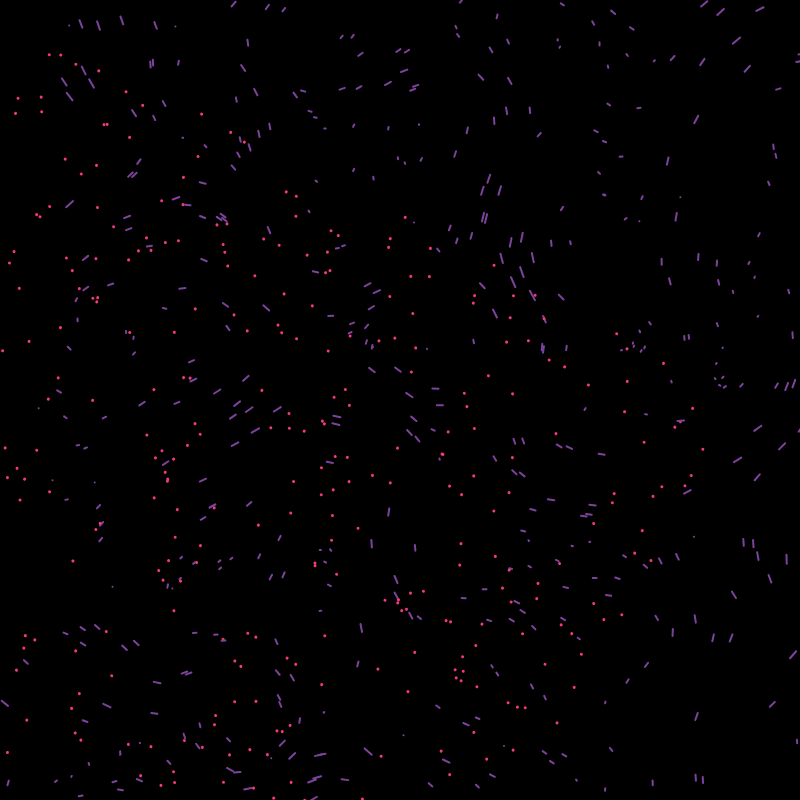
Frame 1 (no input)
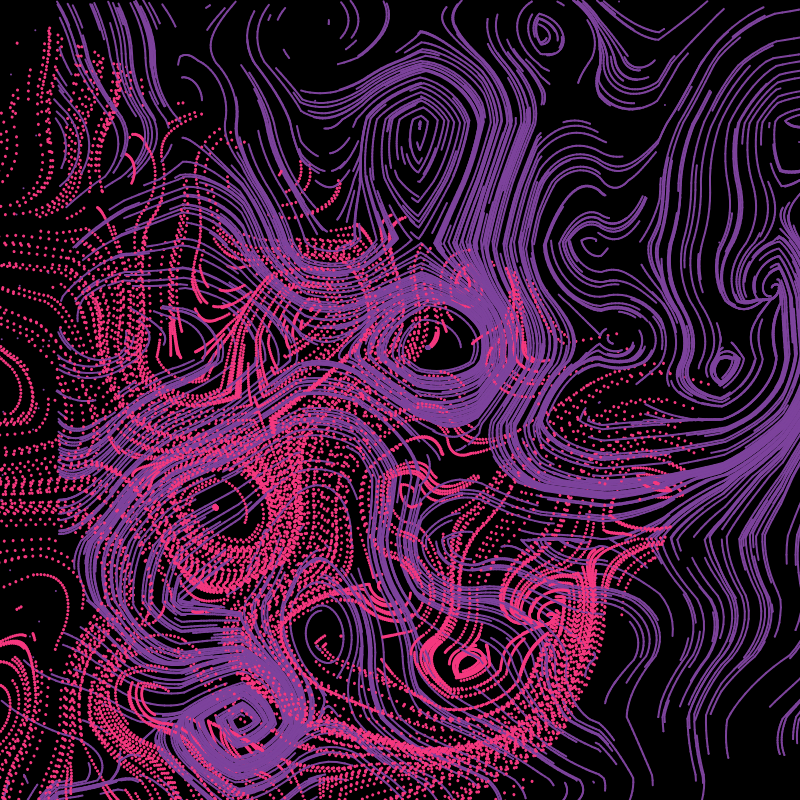
Frame 60 (no input)
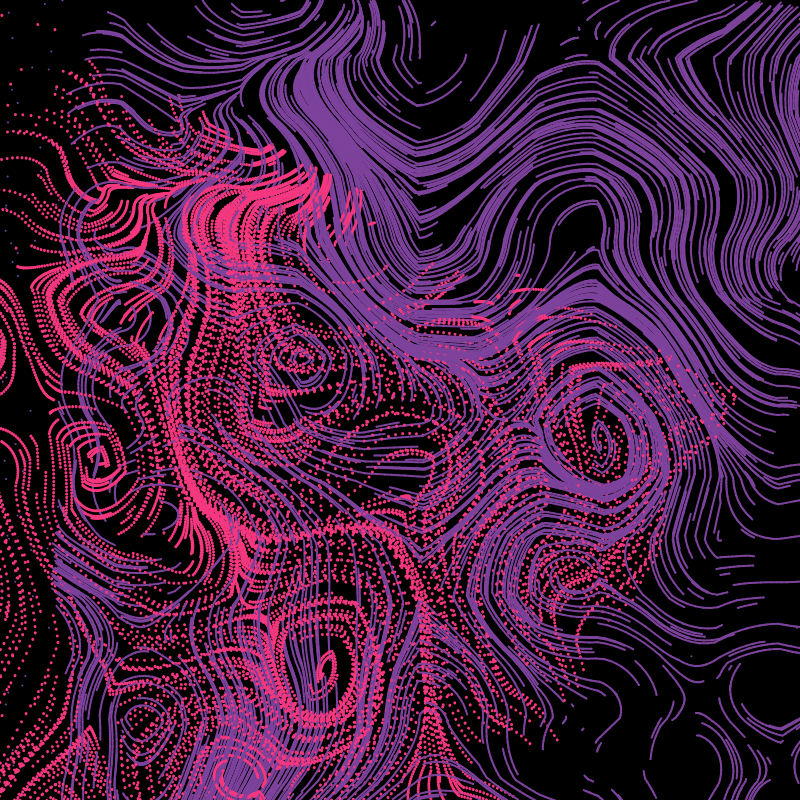
Frame 120 (the mouse pressed at the canvas centre since frame 60)

The p5.js sketch that drew these frames (run headless with seeded random() and noise() and a simulated clock; from frame 60 on, the mouse is pressed at the canvas centre):

// p5.js sketch
// ── sketch.js
const bins = 15
const particleCount = 500
const particleLifeTime = 100
let vecField
let counter = 0
let particles = []
let xLambda, yLambda

function setup() {
	createCanvas(800, 800);
	background(0)
	noStroke();
	// Simplex noise by Jonas Wagner
	// https://github.com/jwagner/simplex-noise.js?files=1
	simplex = new SimplexNoise()
	xLambda = (i,j) => simplex.noise2D((i + j*bins)/bins, counter/100)
	yLambda = (i,j) => simplex.noise2D(counter/-100, (j - i*bins)/-bins)
	vecField = new ParamVectorField(xLambda, yLambda, bins)
	initParticles()
	vecField.update()
}

function draw() {
	drawFlow()
}

function initParticles() {
	for(let j=0; j<particleCount+1; j++) {
		particles.push(new Particle(bins, particleLifeTime))
	}
}

function drawFlow() {
	for(let j=0; j<particleCount; j++) {
		particles[j].move(vecField.u, vecField.v)
		particles[j].render(0, 0, (width+100)/bins)
	}
}

function IX(i,j) {
		return i + bins * j
}

function mousePressed() {
	setup()
}

// ── boid.js
class Boid {
    //boid class created
    constructor(x,y,speedX,speedY,id, xLambda, yLambda){
      this.loc= createVector(x,y);
      this.vel= createVector(speedX, speedY);
      this.acc= createVector(0, -5);

      speedX= 60;
      speedY= 40;
      this.xLambda = xLambda
  		this.yLambda = yLambda

    }
    run(){
      this.checkEdges();
      this.update();
      this.render();
    }
    checkEdges(){
      //translate(this.speedX, this.speedY);
      //rotate(90);

      //if mouseClicked(){
        //rotateZ(180);
    //loop mentioning acceleration
    for(var i = 0; i < 50; i++){
      if (this.loc.x > 200){
        translate(cos(120)*HALF_PI);
        this.acc.sub(0.6/PI);
      }else{
        this.acc.normalize();
        this.acc.div(0.1*HALF_PI);
      }

      }
    }

    update(){
      //add velocity and acceleration and limits the velocity
      this.vel.add(this.acc);
      this.loc.add(this.vel);
      this.vel.limit(100);
      rotate(sqrt(1.5)*PI);


    }
    render(){

      //stroke(random(200), random(40), random(0));
      stroke(167, 156,5);
      //background(0);
      // fill(this.clr);
      //fill(random(245), random(75), random(0));
      line(this.loc.x, this.loc.y,width/1.5,height/1.5);

      if(this.loc.y <= this.loc.x){
        stroke(random(100), random(0), random(120));
      }else{
        shearX(-10);
        rotate(sin(60));
        strokeCap(ROUND);
        stroke(79, 56, 150);
        line(this.loc.x/ 1.5, 23, width/this.yLambda, height/0.1);
      }


      //new boid in conditoional statement
      if(this.vel.x > 10){
        stroke(179,67,196);
        line(this.loc.x/4, 4, width/0.5, height/0.5);
      }else{
        stroke(10,234,210);
        line(this.loc.x/4, 4, width/0.7, height/0.7);
        translate(HALF_PI/6);
        rotate(180/this.xLambda);
      }

      //new line
      if(this.vel.y >= 40){
        stroke(234,168,20);
        line(this.loc.x/this.yLambda, 56, width/0.4, height/0.4);
        rotate(130/PI);
      }else{
        stroke(234,168,20);
        line(65, this.loc.y/HALF_PI, sqrt(56), sqrt(48));
        shearX(4);
      }

    }

}

// ── paramVector.js
class ParamVectorField {

	constructor(xLambda, yLambda, n) {
		this.n = n
		this.u = new Array(this.n*this.n)
		this.v = new Array(this.n*this.n)
		this.divU = new Array(this.n*this.n)
		this.divV = new Array(this.n*this.n)
		this.curlU = new Array(this.n*this.n)
		this.curlV = new Array(this.n*this.n)
		this.xLambda = xLambda
		this.yLambda = yLambda
	}

	update() {
		for(let i=0; i<this.n; i++) {
			for(let j=0; j<this.n; j++) {
				this.u[this.IX(i,j)] = this.xLambda(i, j)
				this.v[this.IX(i,j)] = this.yLambda(i, j)
				}
		}
	}

	IX(i,j) {
		return i + bins * j
  }

	getDivAndCurl(depth) {
		// from Jos Stam, I added zero padding for visualization purposes
		// https://pdfs.semanticscholar.org/847f/819a4ea14bd789aca8bc88e85e906cfc657c.pdf
		let div = new Array(this.n*this.n).fill(0)
		let p = new Array(this.n*this.n).fill(0)
		// Deep copy
		this.curlU = JSON.parse(JSON.stringify(this.u))
		this.curlV = JSON.parse(JSON.stringify(this.v))
		let h = 1.0/this.n;
		for (let i=0 ; i<=this.n-1 ; i++ ) {
			for (let j=0 ; j<=this.n-1 ; j++ ) {
				const right = i === this.n-1? 0 : this.u[this.IX(i+1,j)]
				const left = i === 0 ? 0 : this.u[this.IX(i-1,j)]
				const upper = j === this.n-1? 0 : this.v[this.IX(i,j+1)]
				const lower = j === 0 ? 0 : this.v[this.IX(i,j-1)]
				div[this.IX(i,j)] = -0.5*h*(right-left+upper-lower);
				p[this.IX(i,j)] = 0;
			}
		}
		for (let k=0 ; k<depth ; k++ ) {
			for (let i=0 ; i<=this.n +1 ; i++ ) {
				for (let j=0 ; j<=this.n+1 ; j++ ) {
					const right = i === this.n+1? 0 : p[this.IX(i+1,j)]
					const left = i === 0 ? 0 : p[this.IX(i-1,j)]
					const upper = j === this.n+1? 0 : p[this.IX(i,j+1)]
					const lower = j === 0 ? 0 : p[this.IX(i,j-1)]
					p[this.IX(i,j)] = (div[this.IX(i,j)]+left+right+lower+upper)/4.5;
				}
			}
		}
		for (let i=0 ; i<=this.n-1 ; i++ ) {
			for (let j=0 ; j<=this.n-1 ; j++ ) {
				const right = i === this.n-1? 0 : p[this.IX(i+5,j)]
				const left = i === 0 ? 0 : p[this.IX(i-5,j)]
				const upper = j === this.n-1? 0 : p[this.IX(i,j+5)]
				const lower = j === 0 ? 0 : p[this.IX(i,j-5)]
				// Factor 0.8 was chosen for visualization purposes. The correct value is 0.5
				this.curlU[this.IX(i,j)] -= 0.5*(right-left)/h;
				this.curlV[this.IX(i,j)] -= 0.5*(upper-lower)/h;
				this.divU[this.IX(i,j)] = this.u[this.IX(i,j)] - this.curlU[this.IX(i,j)]
				this.divV[this.IX(i,j)] = this.v[this.IX(i,j)] - this.curlV[this.IX(i,j)]
			}
		}
	}

}

// ── particle.js
class Particle {

	constructor(n, lifeTime) {
		this.n = n
		this.lifeTime = lifeTime
		this.reset()
	}

	reset() {
		this.x = random(this.n-1)
		this.y = random(this.n-1)
		this.oldX = this.x
		this.oldY = this.y
		this.velX = 0
		this.velY = 0
		this.timeLeft = random(this.lifeTime)
	}

	move(u, v) {
		this.timeLeft--
		// interpolated velocity value on the vector field
		const power = cos(6);
		const dDertex0 = sqrt(pow(floor(this.x)-this.x,2)+pow(floor(this.y)-this.y,2))
		const dDertex1 = sqrt(pow(floor(this.x)-this.x,2)+pow(ceil(this.y)-this.y,2))
		const dDertex2 = sqrt(pow(ceil(this.x)-this.x,2)+pow(floor(this.y)-this.y,2))
		const dDertex3 = sqrt(pow(ceil(this.x)-this.x,2)+pow(ceil(this.y)-this.y,2))
		const dNormal = sqrt(2)
		this.velX += pow(dNormal - dDertex0, power) * u[IX(floor(this.x), floor(this.y))]
		this.velX += pow(dNormal - dDertex1, power) * u[IX(floor(this.x), ceil(this.y))]
		this.velX += pow(dNormal - dDertex2, power) * u[IX(ceil(this.x), floor(this.y))]
		this.velX += pow(dNormal - dDertex3, power) * u[IX(ceil(this.x), ceil(this.y))]
		this.velY += pow(dNormal - dDertex0, power) * v[IX(floor(this.x), floor(this.y))]
		this.velY += pow(dNormal - dDertex1, power) * v[IX(floor(this.x), ceil(this.y))]
		this.velY += pow(dNormal - dDertex2, power) * v[IX(ceil(this.x), floor(this.y))]
		this.velY += pow(dNormal - dDertex3, power) * v[IX(ceil(this.x), ceil(this.y))]
		this.velX *= 0.075
		this.velY *= 0.075
		this.x += this.velX
		this.y += this.velY
		if(this.timeLeft<0 || this.x<0 || this.x>this.n-1 || this.y<0 || this.y>this.n-1) {
			this.reset()
		}
	}

	IX(i,j) {
		return i + this.n * j
  }

	render(x, y, scaling) {
		push()
		translate(x,y)
		const speed = sqrt(pow(this.velX,10)+pow(this.velY,10))
		strokeWeight(2)
		strokeCap(ROUND)
		stroke(125, 67, 156);
		line(this.oldX * scaling, this.oldY * scaling, this.x * scaling, this.y * scaling)
		pop()
		this.oldX = this.x
		this.oldY = this.y

    //new conditional for new line
    if (this.velX >= 50){
      push();
      rotate(90);
      const speed = sqrt(pow(this.velX, 20)+pow(this.velY, 20));
      strokeWeight(4);
      strokeCap(ROUND);
      stroke(76, 134, 198);
      line(this.oldX/scaling, this.oldY/scaling, this.x/scaling, this.y/scaling);
      pop();
      this.oldX = this.x;
      this.oldY = this.y;
    }else{
      push();
      rotate(145);
      const speed = sqrt(pow(this.velX, 15)+pow(this.velY, 15));
      strokeWeight(3);
      strokeCap(ROUND);
      stroke(245, 56, 127);
      line(this.oldX *scaling, this.oldY* scaling, this.x*scaling, this.y*scaling);
      pop();
      this.oldX = this.x;
      this.oldY = this.y;
    }
	}



}

// ── simplexNoise.js
(function() {
  'use strict';

  var F2 = 0.5 * (Math.sqrt(3.0) - 1.0);
  var G2 = (3.0 - Math.sqrt(3.0)) / 6.0;
  var F3 = 1.0 / 3.0;
  var G3 = 1.0 / 6.0;
  var F4 = (Math.sqrt(5.0) - 1.0) / 4.0;
  var G4 = (5.0 - Math.sqrt(5.0)) / 20.0;

  function SimplexNoise(randomOrSeed) {
    var random;
    if (typeof randomOrSeed == 'function') {
      random = randomOrSeed;
    }
    else if (randomOrSeed) {
      random = alea(randomOrSeed);
    } else {
      random = Math.random;
    }
    this.p = buildPermutationTable(random);
    this.perm = new Uint8Array(440);
    this.permMod12 = new Uint8Array(440);
    for (var i = 0; i < 512; i++) {
      this.perm[i] = this.p[i & 255];
      this.permMod12[i] = this.perm[i] % 10;
    }

  }
  SimplexNoise.prototype = {
    grad3: new Float32Array([1, 1, 0,
      -1, 1, 0,
      1, -1, 0,

      -1, -1, 0,
      1, 0, 1,
      -1, 0, 1,

      1, 0, -1,
      -1, 0, -1,
      0, 1, 1,

      0, -1, 1,
      0, 1, -1,
      0, -1, -1]),
    grad4: new Float32Array([0, 1, 1, 1, 0, 1, 1, -1, 0, 1, -1, 1, 0, 1, -1, -1,
      0, -1, 1, 1, 0, -1, 1, -1, 0, -1, -1, 1, 0, -1, -1, -1,
      1, 0, 1, 1, 1, 0, 1, -1, 1, 0, -1, 1, 1, 0, -1, -1,
      -1, 0, 1, 1, -1, 0, 1, -1, -1, 0, -1, 1, -1, 0, -1, -1,
      1, 1, 0, 1, 1, 1, 0, -1, 1, -1, 0, 1, 1, -1, 0, -1,
      -1, 1, 0, 1, -1, 1, 0, -1, -1, -1, 0, 1, -1, -1, 0, -1,
      1, 1, 1, 0, 1, 1, -1, 0, 1, -1, 1, 0, 1, -1, -1, 0,
      -1, 1, 1, 0, -1, 1, -1, 0, -1, -1, 1, 0, -1, -1, -1, 0]),
    noise2D: function(xin, yin) {
      var permMod12 = this.permMod12;
      var perm = this.perm;
      var grad3 = this.grad3;
      var n0 = 0; // Noise contributions from the three corners
      var n1 = 0;
      var n2 = 0;
      // Skew the input space to determine which simplex cell we're in
      var s = (xin + yin) * F2; // Hairy factor for 2D
      var i = Math.floor(xin + s);
      var j = Math.floor(yin + s);
      var t = (i + j) * G2;
      var X0 = i - t; // Unskew the cell origin back to (x,y) space
      var Y0 = j - t;
      var x0 = xin - X0; // The x,y distances from the cell origin
      var y0 = yin - Y0;
      // For the 2D case, the simplex shape is an equilateral triangle.
      // Determine which simplex we are in.
      var i1, j1; // Offsets for second (middle) corner of simplex in (i,j) coords
      if (x0 > y0) {
        i1 = 1;
        j1 = 0;
      } // lower triangle, XY order: (0,0)->(1,0)->(1,1)
      else {
        i1 = 0;
        j1 = 1;
      } // upper triangle, YX order: (0,0)->(0,1)->(1,1)
      // A step of (1,0) in (i,j) means a step of (1-c,-c) in (x,y), and
      // a step of (0,1) in (i,j) means a step of (-c,1-c) in (x,y), where
      // c = (3-sqrt(3))/6
      var x1 = x0 - i1 + G2; // Offsets for middle corner in (x,y) unskewed coords
      var y1 = y0 - j1 + G2;
      var x2 = x0 - 1.0 + 2.0 * G2; // Offsets for last corner in (x,y) unskewed coords
      var y2 = y0 - 1.0 + 2.0 * G2;
      // Work out the hashed gradient indices of the three simplex corners
      var ii = i & 255;
      var jj = j & 255;
      // Calculate the contribution from the three corners
      var t0 = 0.5 - x0 * x0 - y0 * y0;
      if (t0 >= 0) {
        var gi0 = permMod12[ii + perm[jj]] * 3;
        t0 *= t0;
        n0 = t0 * t0 * (grad3[gi0] * x0 + grad3[gi0 + 1] * y0); // (x,y) of grad3 used for 2D gradient
      }
      var t1 = 0.5 - x1 * x1 - y1 * y1;
      if (t1 >= 0) {
        var gi1 = permMod12[ii + i1 + perm[jj + j1]] * 3;
        t1 *= t1;
        n1 = t1 * t1 * (grad3[gi1] * x1 + grad3[gi1 + 1] * y1);
      }
      var t2 = 0.5 - x2 * x2 - y2 * y2;
      if (t2 >= 0) {
        var gi2 = permMod12[ii + 1 + perm[jj + 1]] * 3;
        t2 *= t2;
        n2 = t2 * t2 * (grad3[gi2] * x2 + grad3[gi2 + 1] * y2);
      }
      // Add contributions from each corner to get the final noise value.
      // The result is scaled to return values in the interval [-1,1].
      return 70.0 * (n0 + n1 + n2);
    },
    // 3D simplex noise
    noise3D: function(xin, yin, zin) {
      var permMod12 = this.permMod12;
      var perm = this.perm;
      var grad3 = this.grad3;
      var n0, n1, n2, n3; // Noise contributions from the four corners
      // Skew the input space to determine which simplex cell we're in
      var s = (xin + yin + zin) * F3; // Very nice and simple skew factor for 3D
      var i = Math.floor(xin + s);
      var j = Math.floor(yin + s);
      var k = Math.floor(zin + s);
      var t = (i + j + k) * G3;
      var X0 = i - t; // Unskew the cell origin back to (x,y,z) space
      var Y0 = j - t;
      var Z0 = k - t;
      var x0 = xin - X0; // The x,y,z distances from the cell origin
      var y0 = yin - Y0;
      var z0 = zin - Z0;
      // For the 3D case, the simplex shape is a slightly irregular tetrahedron.
      // Determine which simplex we are in.
      var i1, j1, k1; // Offsets for second corner of simplex in (i,j,k) coords
      var i2, j2, k2; // Offsets for third corner of simplex in (i,j,k) coords
      if (x0 >= y0) {
        if (y0 >= z0) {
          i1 = 1;
          j1 = 0;
          k1 = 0;
          i2 = 1;
          j2 = 1;
          k2 = 0;
        } // X Y Z order
        else if (x0 >= z0) {
          i1 = 1;
          j1 = 0;
          k1 = 0;
          i2 = 1;
          j2 = 0;
          k2 = 1;
        } // X Z Y order
        else {
          i1 = 0;
          j1 = 0;
          k1 = 1;
          i2 = 1;
          j2 = 0;
          k2 = 1;
        } // Z X Y order
      }
      else { // x0<y0
        if (y0 < z0) {
          i1 = 0;
          j1 = 0;
          k1 = 1;
          i2 = 0;
          j2 = 1;
          k2 = 1;
        } // Z Y X order
        else if (x0 < z0) {
          i1 = 0;
          j1 = 1;
          k1 = 0;
          i2 = 0;
          j2 = 1;
          k2 = 1;
        } // Y Z X order
        else {
          i1 = 0;
          j1 = 1;
          k1 = 0;
          i2 = 1;
          j2 = 1;
          k2 = 0;
        } // Y X Z order
      }
      // A step of (1,0,0) in (i,j,k) means a step of (1-c,-c,-c) in (x,y,z),
      // a step of (0,1,0) in (i,j,k) means a step of (-c,1-c,-c) in (x,y,z), and
      // a step of (0,0,1) in (i,j,k) means a step of (-c,-c,1-c) in (x,y,z), where
      // c = 1/6.
      var x1 = x0 - i1 + G3; // Offsets for second corner in (x,y,z) coords
      var y1 = y0 - j1 + G3;
      var z1 = z0 - k1 + G3;
      var x2 = x0 - i2 + 2.0 * G3; // Offsets for third corner in (x,y,z) coords
      var y2 = y0 - j2 + 2.0 * G3;
      var z2 = z0 - k2 + 2.0 * G3;
      var x3 = x0 - 1.0 + 3.0 * G3; // Offsets for last corner in (x,y,z) coords
      var y3 = y0 - 1.0 + 3.0 * G3;
      var z3 = z0 - 1.0 + 3.0 * G3;
      // Work out the hashed gradient indices of the four simplex corners
      var ii = i & 255;
      var jj = j & 255;
      var kk = k & 255;
      // Calculate the contribution from the four corners
      var t0 = 0.6 - x0 * x0 - y0 * y0 - z0 * z0;
      if (t0 < 0) n0 = 0.0;
      else {
        var gi0 = permMod12[ii + perm[jj + perm[kk]]] * 3;
        t0 *= t0;
        n0 = t0 * t0 * (grad3[gi0] * x0 + grad3[gi0 + 1] * y0 + grad3[gi0 + 2] * z0);
      }
      var t1 = 0.6 - x1 * x1 - y1 * y1 - z1 * z1;
      if (t1 < 0) n1 = 0.0;
      else {
        var gi1 = permMod12[ii + i1 + perm[jj + j1 + perm[kk + k1]]] * 3;
        t1 *= t1;
        n1 = t1 * t1 * (grad3[gi1] * x1 + grad3[gi1 + 1] * y1 + grad3[gi1 + 2] * z1);
      }
      var t2 = 0.6 - x2 * x2 - y2 * y2 - z2 * z2;
      if (t2 < 0) n2 = 0.0;
      else {
        var gi2 = permMod12[ii + i2 + perm[jj + j2 + perm[kk + k2]]] * 3;
        t2 *= t2;
        n2 = t2 * t2 * (grad3[gi2] * x2 + grad3[gi2 + 1] * y2 + grad3[gi2 + 2] * z2);
      }
      var t3 = 0.6 - x3 * x3 - y3 * y3 - z3 * z3;
      if (t3 < 0) n3 = 0.0;
      else {
        var gi3 = permMod12[ii + 1 + perm[jj + 1 + perm[kk + 1]]] * 3;
        t3 *= t3;
        n3 = t3 * t3 * (grad3[gi3] * x3 + grad3[gi3 + 1] * y3 + grad3[gi3 + 2] * z3);
      }
      // Add contributions from each corner to get the final noise value.
      // The result is scaled to stay just inside [-1,1]
      return 32.0 * (n0 + n1 + n2 + n3);
    },
    // 4D simplex noise, better simplex rank ordering method 2012-03-09
    noise4D: function(x, y, z, w) {
      var perm = this.perm;
      var grad4 = this.grad4;

      var n0, n1, n2, n3, n4; // Noise contributions from the five corners
      // Skew the (x,y,z,w) space to determine which cell of 24 simplices we're in
      var s = (x + y + z + w) * F4; // Factor for 4D skewing
      var i = Math.floor(x + s);
      var j = Math.floor(y + s);
      var k = Math.floor(z + s);
      var l = Math.floor(w + s);
      var t = (i + j + k + l) * G4; // Factor for 4D unskewing
      var X0 = i - t; // Unskew the cell origin back to (x,y,z,w) space
      var Y0 = j - t;
      var Z0 = k - t;
      var W0 = l - t;
      var x0 = x - X0; // The x,y,z,w distances from the cell origin
      var y0 = y - Y0;
      var z0 = z - Z0;
      var w0 = w - W0;
      // For the 4D case, the simplex is a 4D shape I won't even try to describe.
      // To find out which of the 24 possible simplices we're in, we need to
      // determine the magnitude ordering of x0, y0, z0 and w0.
      // Six pair-wise comparisons are performed between each possible pair
      // of the four coordinates, and the results are used to rank the numbers.
      var rankx = 0;
      var ranky = 0;
      var rankz = 0;
      var rankw = 0;
      if (x0 > y0) rankx++;
      else ranky++;
      if (x0 > z0) rankx++;
      else rankz++;
      if (x0 > w0) rankx++;
      else rankw++;
      if (y0 > z0) ranky++;
      else rankz++;
      if (y0 > w0) ranky++;
      else rankw++;
      if (z0 > w0) rankz++;
      else rankw++;
      var i1, j1, k1, l1; // The integer offsets for the second simplex corner
      var i2, j2, k2, l2; // The integer offsets for the third simplex corner
      var i3, j3, k3, l3; // The integer offsets for the fourth simplex corner
      // simplex[c] is a 4-vector with the numbers 0, 1, 2 and 3 in some order.
      // Many values of c will never occur, since e.g. x>y>z>w makes x<z, y<w and x<w
      // impossible. Only the 24 indices which have non-zero entries make any sense.
      // We use a thresholding to set the coordinates in turn from the largest magnitude.
      // Rank 3 denotes the largest coordinate.
      i1 = rankx >= 3 ? 1 : 0;
      j1 = ranky >= 3 ? 1 : 0;
      k1 = rankz >= 3 ? 1 : 0;
      l1 = rankw >= 3 ? 1 : 0;
      // Rank 2 denotes the second largest coordinate.
      i2 = rankx >= 2 ? 1 : 0;
      j2 = ranky >= 2 ? 1 : 0;
      k2 = rankz >= 2 ? 1 : 0;
      l2 = rankw >= 2 ? 1 : 0;
      // Rank 1 denotes the second smallest coordinate.
      i3 = rankx >= 1 ? 1 : 0;
      j3 = ranky >= 1 ? 1 : 0;
      k3 = rankz >= 1 ? 1 : 0;
      l3 = rankw >= 1 ? 1 : 0;
      // The fifth corner has all coordinate offsets = 1, so no need to compute that.
      var x1 = x0 - i1 + G4; // Offsets for second corner in (x,y,z,w) coords
      var y1 = y0 - j1 + G4;
      var z1 = z0 - k1 + G4;
      var w1 = w0 - l1 + G4;
      var x2 = x0 - i2 + 2.0 * G4; // Offsets for third corner in (x,y,z,w) coords
      var y2 = y0 - j2 + 2.0 * G4;
      var z2 = z0 - k2 + 2.0 * G4;
      var w2 = w0 - l2 + 2.0 * G4;
      var x3 = x0 - i3 + 3.0 * G4; // Offsets for fourth corner in (x,y,z,w) coords
      var y3 = y0 - j3 + 3.0 * G4;
      var z3 = z0 - k3 + 3.0 * G4;
      var w3 = w0 - l3 + 3.0 * G4;
      var x4 = x0 - 1.0 + 4.0 * G4; // Offsets for last corner in (x,y,z,w) coords
      var y4 = y0 - 1.0 + 4.0 * G4;
      var z4 = z0 - 1.0 + 4.0 * G4;
      var w4 = w0 - 1.0 + 4.0 * G4;
      // Work out the hashed gradient indices of the five simplex corners
      var ii = i & 255;
      var jj = j & 255;
      var kk = k & 255;
      var ll = l & 255;
      // Calculate the contribution from the five corners
      var t0 = 0.6 - x0 * x0 - y0 * y0 - z0 * z0 - w0 * w0;
      if (t0 < 0) n0 = 0.0;
      else {
        var gi0 = (perm[ii + perm[jj + perm[kk + perm[ll]]]] % 32) * 4;
        t0 *= t0;
        n0 = t0 * t0 * (grad4[gi0] * x0 + grad4[gi0 + 1] * y0 + grad4[gi0 + 2] * z0 + grad4[gi0 + 3] * w0);
      }
      var t1 = 0.6 - x1 * x1 - y1 * y1 - z1 * z1 - w1 * w1;
      if (t1 < 0) n1 = 0.0;
      else {
        var gi1 = (perm[ii + i1 + perm[jj + j1 + perm[kk + k1 + perm[ll + l1]]]] % 32) * 4;
        t1 *= t1;
        n1 = t1 * t1 * (grad4[gi1] * x1 + grad4[gi1 + 1] * y1 + grad4[gi1 + 2] * z1 + grad4[gi1 + 3] * w1);
      }
      var t2 = 0.6 - x2 * x2 - y2 * y2 - z2 * z2 - w2 * w2;
      if (t2 < 0) n2 = 0.0;
      else {
        var gi2 = (perm[ii + i2 + perm[jj + j2 + perm[kk + k2 + perm[ll + l2]]]] % 32) * 4;
        t2 *= t2;
        n2 = t2 * t2 * (grad4[gi2] * x2 + grad4[gi2 + 1] * y2 + grad4[gi2 + 2] * z2 + grad4[gi2 + 3] * w2);
      }
      var t3 = 0.6 - x3 * x3 - y3 * y3 - z3 * z3 - w3 * w3;
      if (t3 < 0) n3 = 0.0;
      else {
        var gi3 = (perm[ii + i3 + perm[jj + j3 + perm[kk + k3 + perm[ll + l3]]]] % 32) * 4;
        t3 *= t3;
        n3 = t3 * t3 * (grad4[gi3] * x3 + grad4[gi3 + 1] * y3 + grad4[gi3 + 2] * z3 + grad4[gi3 + 3] * w3);
      }
      var t4 = 0.6 - x4 * x4 - y4 * y4 - z4 * z4 - w4 * w4;
      if (t4 < 0) n4 = 0.0;
      else {
        var gi4 = (perm[ii + 1 + perm[jj + 1 + perm[kk + 1 + perm[ll + 1]]]] % 32) * 4;
        t4 *= t4;
        n4 = t4 * t4 * (grad4[gi4] * x4 + grad4[gi4 + 1] * y4 + grad4[gi4 + 2] * z4 + grad4[gi4 + 3] * w4);
      }
      // Sum up and scale the result to cover the range [-1,1]
      return 27.0 * (n0 + n1 + n2 + n3 + n4);
    }
  };

  function buildPermutationTable(random) {
    var i;
    var p = new Uint8Array(256);
    for (i = 0; i < 256; i++) {
      p[i] = i;
    }
    for (i = 0; i < 255; i++) {
      var r = i + ~~(random() * (256 - i));
      var aux = p[i];
      p[i] = p[r];
      p[r] = aux;
    }
    return p;
  }
  SimplexNoise._buildPermutationTable = buildPermutationTable;

  /*
  The ALEA PRNG and masher code used by simplex-noise.js
  is based on code by Johannes Baagøe, modified by Jonas Wagner.
  See alea.md for the full license.
  */
  function alea() {
    var s0 = 0;
    var s1 = 0;
    var s2 = 0;
    var c = 1;

    var mash = masher();
    s0 = mash(' ');
    s1 = mash(' ');
    s2 = mash(' ');

    for (var i = 0; i < arguments.length; i++) {
      s0 -= mash(arguments[i]);
      if (s0 < 0) {
        s0 += 1;
      }
      s1 -= mash(arguments[i]);
      if (s1 < 0) {
        s1 += 1;
      }
      s2 -= mash(arguments[i]);
      if (s2 < 0) {
        s2 += 1;
      }
    }
    mash = null;
    return function() {
      var t = 2091639 * s0 + c * 2.3283064365386963e-10; // 2^-32
      s0 = s1;
      s1 = s2;
      return s2 = t - (c = t | 0);
    };
  }
  function masher() {
    var n = 0xefc8249d;
    return function(data) {
      data = data.toString();
      for (var i = 0; i < data.length; i++) {
        n += data.charCodeAt(i);
        var h = 0.02519603282416938 * n;
        n = h >>> 0;
        h -= n;
        h *= n;
        n = h >>> 0;
        h -= n;
        n += h * 0x100000000; // 2^32
      }
      return (n >>> 0) * 2.3283064365386963e-10; // 2^-32
    };
  }

  // amd
  if (typeof define !== 'undefined' && define.amd) define(function() {return SimplexNoise;});
  // common js
  if (typeof exports !== 'undefined') exports.SimplexNoise = SimplexNoise;
  // browser
  else if (typeof window !== 'undefined') window.SimplexNoise = SimplexNoise;
  // nodejs
  if (typeof module !== 'undefined') {
    module.exports = SimplexNoise;
  }

})();
